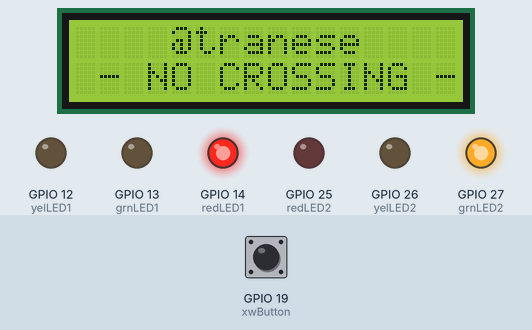
This sketch was run on a simulated ESP32. Parts: 16×2 character LCD, output pins drawn as LEDs (lit = HIGH). The inputs (shaded band) are chosen by the test bench; at power-on: GPIO 19 (xwButton) HIGH. What the sketch prints to the serial monitor is not drawn.

Above: at 1.2 s.
1.3 s: GPIO 19 (xwButton) pulled LOW for 0.15 s
At 3.5 s:
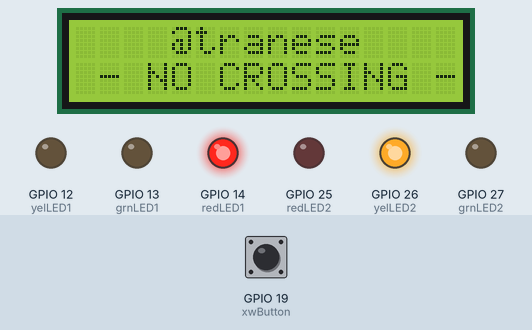
At 17.0 s:
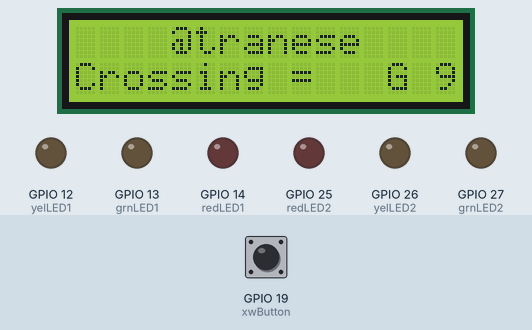
Timing chart, 0 to 25.1 s (numbered marks = the images above; inputs shaded):
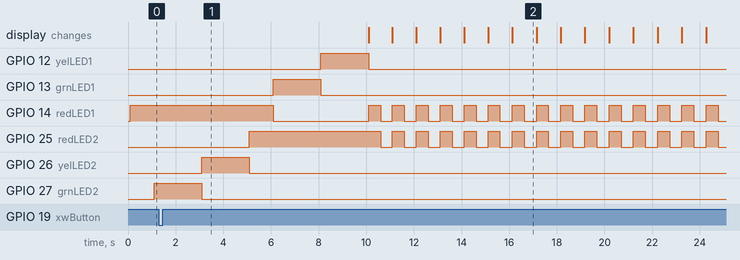

The sketch:

tranese_mod6sketch.ino
```cpp
// === @tranese ====
// Mod6: Setup the LCD

#include <Wire.h>                    // I2C header file
#include <LiquidCrystal_I2C.h>       // LCD header file
LiquidCrystal_I2C LCD(0x27, 16, 2);  // LCD address

// assign LEDs to ESP32 pins.  LED1 = Main St.  LED2 = Side St.
// LCD SDA to GPIO 21  + LCD SCL to GPIO 22
const int yelLED1 = 12;  // Main yellow LED to GPIO12
const int grnLED1 = 13;  // Main green LED to GPIO13
const int redLED1 = 14;  // Main red LED to GPIO14

const int redLED2 = 25;  // 2nd red LED to GPIO25
const int yelLED2 = 26;  // 2nd yellow LED to GPIO26
const int grnLED2 = 27;  // 2nd green LED to GPIO27

int xwButtonState = 1;    // variable: stores xwButton state
const int xwButton = 19;  // white pushbutton to GPIO19

int loopCount;  // variable: count light pattern loops
int secsLeft;   // variable: countdown remaining seconds

// the setup function runs once when you press reset or power the board
void setup() {
  pinMode(xwButton, INPUT_PULLUP);  // 0 = pressed 1 = no press
  attachInterrupt(xwButton, buttonPressed, FALLING);

  Serial.begin(115200);  //set baud rate

  pinMode(yelLED1, OUTPUT);  // initialize yelLED1(GPIO12) to output
  pinMode(grnLED1, OUTPUT);  // initialize grnLED1(GPIO13) to output
  pinMode(redLED1, OUTPUT);  // initialize redLED1(GPIO14) to output
  pinMode(redLED2, OUTPUT);  // initialize redLED2(GPIO25) to output
  pinMode(yelLED2, OUTPUT);  // initialize yelLED2(GPIO26) to output
  pinMode(grnLED2, OUTPUT);  // initialize grnLED2(GPIO27) to output

  LCD.init();                     //  initialize LCD
  LCD.backlight();                //  backlight on
  LCD.setCursor(0, 0);            //  set cursor to col1, row1
  LCD.print("    @tranese    ");  // print string to LCD
}

void loop() {
  // xwButton - xwButtonState = digitalRead(xwButton);
  if (xwButtonState == 0) {
    digitalWrite(yelLED1, LOW);  // Main yellow LED off
    digitalWrite(grnLED1, LOW);  // Main green LED off
    digitalWrite(yelLED2, LOW);  // 2nd yellow LED off
    digitalWrite(grnLED2, LOW);  // 2nd green LED off

    secsLeft = 15;  // set countdown timer

    while (secsLeft > 0) {
      if  (secsLeft >= 10) {              // if less than 10s remain
        Serial.print("   -= Walk =-   ");  // print string to serial monitor
        Serial.println(secsLeft);          //  print remaining seconds to serial monitor

        LCD.setCursor(14, 1);            // set cursor to col14, row2
        LCD.print(secsLeft);             // print remaining seconds to LCD
      } else {
        LCD.setCursor(14, 1);  // set cursor to col15, row2
        LCD.print("  ");       // clear last 2 rows
        LCD.setCursor(15, 1);  // set cursor to col16, row2
        LCD.print(secsLeft);   // print single digit countdown to col16
        LCD.setCursor(0, 1);
        LCD.print("Crossing =   ");
      }
      digitalWrite(redLED1, HIGH);  // Main red LED on
      digitalWrite(redLED2, HIGH);  // 2nd red LED on
      delay(500);                   // .5s delay (flash on)

      digitalWrite(redLED1, LOW);  // Main red LED off
      digitalWrite(redLED2, LOW);  // 2nd red LED off
      delay(500);                  // .5s delay (flash off)
      secsLeft -= 1;
    }  // end for loop
    xwButtonState = 1;
  }     // end if statement
  else  // no xwButton detected
  {
    Serial.println(" --- NO CROSSING ---");
    LCD.setCursor(0, 1);    // set cursor col1, row2
    LCD.print(" - NO CROSSING - "); // print string to LCD

    // Main light red
    digitalWrite(redLED1, HIGH);  // Main red LED on
    digitalWrite(yelLED1, LOW);   // Main yellow LED off
    digitalWrite(grnLED1, LOW);   // Main green LED off
    delay(1000);                  // 2s delay

    // 2nd light green
    digitalWrite(redLED2, LOW);   // 2nd red LED off
    digitalWrite(yelLED2, LOW);   // 2nd yellow LED off
    digitalWrite(grnLED2, HIGH);  // 2nd green LED on
    delay(2000);                  // 2s delay

    // Main light red
    digitalWrite(redLED1, HIGH);  // Main red LED on
    digitalWrite(yelLED1, LOW);   // Main yellow LED off
    digitalWrite(grnLED1, LOW);   // Main green LED off

    // 2nd light yellow
    digitalWrite(redLED2, LOW);   // 2nd red LED off
    digitalWrite(yelLED2, HIGH);  // 2nd yellow LED on
    digitalWrite(grnLED2, LOW);   // 2nd green LED off
    delay(2000);                  // 2s delay

    // 2nd light red
    digitalWrite(redLED2, HIGH);  // 2nd red LED on
    digitalWrite(yelLED2, LOW);   // 2nd yellow LED off
    digitalWrite(grnLED2, LOW);   // 2nd green LED off
    delay(1000);                  // 1s delay for transition

    // Main light green
    digitalWrite(redLED1, LOW);   // Main red LED off
    digitalWrite(yelLED1, LOW);   // Main yellow LED off
    digitalWrite(grnLED1, HIGH);  // Main green LED on
    delay(2000);                  // 2s delay

    // Main light yellow
    digitalWrite(redLED1, LOW);   // Main red LED off
    digitalWrite(yelLED1, HIGH);  // Main yellow LED on
    digitalWrite(grnLED1, LOW);   // Main green LED off
    delay(2000);                  // 2s delay
  }                               // close xwButton
}
void buttonPressed() {
  static unsigned long lastInterruptTime = 0;
  unsigned long interruptTime = millis();

  if (interruptTime - lastInterruptTime > 20) {
    xwButtonState = 0;
  }
  lastInterruptTime = interruptTime;
}
```

Measured:
- after the input at 1.3 s, GPIO 12 (yelLED1): goes on until 10.1 s, then stays LOW; GPIO 13 (grnLED1): goes on until 8.1 s, then stays LOW; GPIO 26 (yelLED2): goes on until 5.1 s, then stays LOW; GPIO 27 (grnLED2): goes on until 3.1 s, then stays LOW
